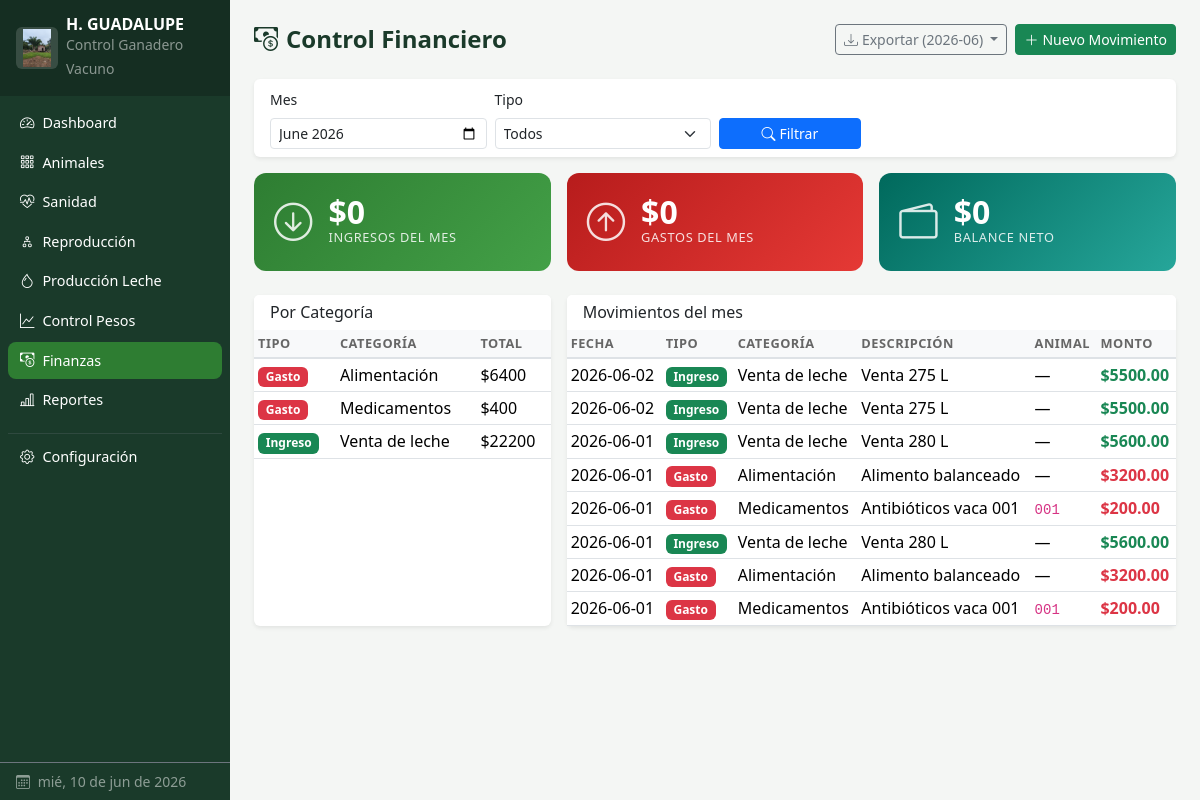
The app's page /finanzas with its own data.
### tables this page shows
CREATE TABLE configuracion (
            clave TEXT PRIMARY KEY,
            valor TEXT DEFAULT ''
        );

CREATE TABLE finanzas (
            id INTEGER PRIMARY KEY AUTOINCREMENT,
            fecha DATE NOT NULL,
            tipo TEXT NOT NULL,
            categoria TEXT NOT NULL,
            descripcion TEXT,
            monto REAL NOT NULL,
            animal_id INTEGER,
            created_at TIMESTAMP DEFAULT CURRENT_TIMESTAMP,
            FOREIGN KEY (animal_id) REFERENCES animales(id)
        );

CREATE TABLE animales (
            id INTEGER PRIMARY KEY AUTOINCREMENT,
            arete TEXT UNIQUE NOT NULL,
            nombre TEXT,
            raza TEXT NOT NULL,
            sexo TEXT NOT NULL,
            fecha_nacimiento DATE,
            peso_actual REAL,
            madre_id INTEGER,
            padre_arete TEXT,
            estado TEXT DEFAULT 'activo',
            proposito TEXT DEFAULT 'doble_proposito',
            observaciones TEXT,
            fecha_ingreso DATE DEFAULT (date('now')), foto TEXT,
            FOREIGN KEY (madre_id) REFERENCES animales(id)
        );

### app.py (the view)
@app.route('/finanzas')
def finanzas():
    conn = get_db()
    filtro_tipo = request.args.get('tipo', '')
    filtro_mes = request.args.get('mes', date.today().strftime('%Y-%m'))
    query = '''
        SELECT f.*, a.arete, a.nombre
        FROM finanzas f LEFT JOIN animales a ON f.animal_id = a.id
        WHERE strftime('%Y-%m', f.fecha) = ?
    '''
    params = [filtro_mes]
    if filtro_tipo:
        query += " AND f.tipo=?"
        params.append(filtro_tipo)
    query += " ORDER BY f.fecha DESC"
    registros = conn.execute(query, params).fetchall()
    resumen = conn.execute('''
        SELECT tipo, SUM(monto) as total
        FROM finanzas WHERE strftime('%Y-%m', fecha) = ?
        GROUP BY tipo
    ''', (filtro_mes,)).fetchall()
    por_categoria = conn.execute('''
        SELECT tipo, categoria, SUM(monto) as total
        FROM finanzas WHERE strftime('%Y-%m', fecha) = ?
        GROUP BY tipo, categoria ORDER BY tipo, total DESC
    ''', (filtro_mes,)).fetchall()
    animales_lista = conn.execute(
        "SELECT id, arete, nombre FROM animales WHERE estado='activo' ORDER BY arete"
    ).fetchall()
    conn.close()
    return render_template('finanzas.html', registros=registros, resumen=resumen,
                           por_categoria=por_categoria, animales_lista=animales_lista,
                           filtro_tipo=filtro_tipo, filtro_mes=filtro_mes)

### app.py (called while the page is built)
def get_db():
    conn = sqlite3.connect(DATABASE)
    conn.row_factory = sqlite3.Row
    return conn

def get_config():
    try:
        conn = get_db()
        cfg = {r['clave']: r['valor']
               for r in conn.execute("SELECT clave, valor FROM configuracion").fetchall()}
        conn.close()
        return cfg
    except Exception:
        return {}

@app.context_processor
def inject_config():
    return {'cfg': get_config()}

### templates/finanzas.html (shortened to what this page needs)
{% extends 'base.html' %}
{% block content %}
<div class="page-header">
  <h4><i class="bi bi-cash-coin me-2"></i>Control Financiero</h4>
  <div class="d-flex gap-2">
    <div class="btn-group">
      <button type="button" class="btn btn-outline-secondary btn-sm dropdown-toggle" data-bs-toggle="dropdown">
        <i class="bi bi-download me-1"></i>Exportar ({{ filtro_mes }})
      </button>
    </div>
    <button class="btn btn-success btn-sm" data-bs-toggle="modal" data-bs-target="#modalNuevo">
      <i class="bi bi-plus-lg me-1"></i>Nuevo Movimiento
    </button>
  </div>
</div>
<div class="card border-0 shadow-sm mb-3">
  <div class="card-body py-2">
    <form method="get" class="row g-2 align-items-end">
      <div class="col-sm-3">
        <label class="form-label small">Mes</label>
        <input type="month" name="mes" class="form-control form-control-sm" value="{{ filtro_mes }}">
      </div>
      <div class="col-sm-3">
        <label class="form-label small">Tipo</label>
        <select name="tipo" class="form-select form-select-sm">
          <option value="">Todos</option>
        </select>
      </div>
      <div class="col-sm-2">
        <button type="submit" class="btn btn-sm btn-primary w-100 mt-3">
          <i class="bi bi-search me-1"></i>Filtrar
        </button>
      </div>
    </form>
  </div>
</div>
<div class="row g-3 mb-4">
  {% set ingresos_total = 0 %}{% set gastos_total = 0 %}
  {% for r in resumen %}
    {% if r['tipo'] == 'ingreso' %}{% set ingresos_total = r['total'] %}{% endif %}
    {% if r['tipo'] == 'gasto' %}{% set gastos_total = r['total'] %}{% endif %}
  {% endfor %}
  <div class="col-md-4">
    <div class="kpi-card kpi-green">
      <i class="bi bi-arrow-down-circle kpi-icon"></i>
      <div>
        <div class="kpi-value">${{ "%.0f"|format(ingresos_total) }}</div>
        <div class="kpi-label">Ingresos del mes</div>
      </div>
    </div>
  </div>
  <div class="col-md-4">
    <div class="kpi-card kpi-red">
      <i class="bi bi-arrow-up-circle kpi-icon"></i>
      <div>
        <div class="kpi-value">${{ "%.0f"|format(gastos_total) }}</div>
        <div class="kpi-label">Gastos del mes</div>
      </div>
    </div>
  </div>
  <div class="col-md-4">
    <div class="kpi-card {% if ingresos_total - gastos_total >= 0 %}kpi-teal{% else %}kpi-orange{% endif %}">
      <i class="bi bi-wallet2 kpi-icon"></i>
      <div>
        <div class="kpi-value">${{ "%.0f"|format(ingresos_total - gastos_total) }}</div>
        <div class="kpi-label">Balance neto</div>
      </div>
    </div>
  </div>
</div>
<div class="row g-3 mb-4">
  <div class="col-md-4">
    <div class="card border-0 shadow-sm h-100">
      <div class="card-header bg-white border-0"><h6 class="mb-0">Por Categoría</h6></div>
      <div class="card-body p-0">
        <table class="table table-sm mb-0">
          <thead><tr><th>Tipo</th><th>Categoría</th><th>Total</th></tr></thead>
          <tbody>
          {% for c in por_categoria %}
            <tr>
              <td>
                <span class="badge {% if c['tipo']=='ingreso' %}bg-success{% else %}bg-danger{% endif %}">
                  {{ c['tipo']|title }}
                </span>
              </td>
              <td>{{ c['categoria'] }}</td>
              <td>${{ "%.0f"|format(c['total']) }}</td>
            </tr>
          {% else %}
            <tr><td colspan="3" class="text-center text-muted">Sin datos</td></tr>
          {% endfor %}
          </tbody>
        </table>
      </div>
    </div>
  </div>
  <div class="col-md-8">
    <div class="card border-0 shadow-sm">
      <div class="card-header bg-white border-0"><h6 class="mb-0">Movimientos del mes</h6></div>
      <div class="card-body p-0">
        <div class="table-responsive" style="max-height:350px;overflow-y:auto">
          <table class="table table-sm table-hover mb-0">
            <thead><tr><th>Fecha</th><th>Tipo</th><th>Categoría</th><th>Descripción</th><th>Animal</th><th>Monto</th></tr></thead>
            <tbody>
            {% for r in registros %}
              <tr>
                <td>{{ r['fecha'] }}</td>
                <td>
                  <span class="badge {% if r['tipo']=='ingreso' %}bg-success{% else %}bg-danger{% endif %}">
                    {{ r['tipo']|title }}
                  </span>
                </td>
                <td>{{ r['categoria'] }}</td>
                <td>{{ r['descripcion'] or '—' }}</td>
                <td>{% if r['arete'] %}<code>{{ r['arete'] }}</code>{% else %}—{% endif %}</td>
                <td class="{% if r['tipo']=='ingreso' %}text-success{% else %}text-danger{% endif %} fw-bold">
                  ${{ "%.2f"|format(r['monto']) }}
                </td>
              </tr>
            {% else %}
              <tr><td colspan="6" class="text-center text-muted py-3">Sin movimientos.</td></tr>
            {% endfor %}
            </tbody>
          </table>
        </div>
      </div>
    </div>
  </div>
</div>
{% endblock %}

### templates/base.html (shortened to what this page needs)
<!DOCTYPE html>
<html lang="es">
<head>
  <link rel="stylesheet" href="https://cdn.jsdelivr.net/npm/bootstrap@5.3.3/dist/css/bootstrap.min.css">
  <link rel="stylesheet" href="https://cdn.jsdelivr.net/npm/bootstrap-icons@1.11.3/font/bootstrap-icons.css">
  <link rel="stylesheet" href="{{ url_for('static', filename='css/style.css') }}">
</head>
<body>
<nav id="sidebar" class="d-flex flex-column bg-sidebar text-white p-0">
  <div class="sidebar-brand d-flex align-items-center px-3 py-3">
    {% if cfg.get('logo_archivo') %}
      <img src="{{ url_for('static', filename='uploads/' + cfg.get('logo_archivo')) }}"
           alt="Logo" class="sidebar-logo me-2">
    {% else %}
      <i class="bi bi-cow fs-3 me-2 flex-shrink-0"></i>
    {% endif %}
    <div style="min-width:0">
      <div class="fw-bold lh-1 text-truncate" style="max-width:155px"
           title="{{ cfg.get('nombre_hacienda','Mi Rancho') }}">
        {{ cfg.get('nombre_hacienda', 'Mi Rancho') }}
      </div>
      <small class="text-white-50">Control Ganadero Vacuno</small>
    </div>
  </div>
  <ul class="nav flex-column px-2 mt-2 flex-grow-1">
    <li class="nav-item">
      <a href="{{ url_for('dashboard') }}"
         class="nav-link text-white {% if request.endpoint=='dashboard' %}active{% endif %}">
        <i class="bi bi-speedometer2 me-2"></i>Dashboard
      </a>
    </li>
    <li class="nav-item">
      <a href="{{ url_for('animales') }}"
         class="nav-link text-white {% if request.endpoint in ['animales','detalle_animal'] %}active{% endif %}">
        <i class="bi bi-grid-3x3-gap me-2"></i>Animales
      </a>
    </li>
    <li class="nav-item">
      <a href="{{ url_for('salud') }}"
         class="nav-link text-white {% if request.endpoint=='salud' %}active{% endif %}">
        <i class="bi bi-heart-pulse me-2"></i>Sanidad
      </a>
    </li>
    <li class="nav-item">
      <a href="{{ url_for('reproduccion') }}"
         class="nav-link text-white {% if request.endpoint=='reproduccion' %}active{% endif %}">
        <i class="bi bi-diagram-2 me-2"></i>Reproducción
      </a>
    </li>
    <li class="nav-item">
      <a href="{{ url_for('produccion') }}"
         class="nav-link text-white {% if request.endpoint=='produccion' %}active{% endif %}">
        <i class="bi bi-droplet me-2"></i>Producción Leche
      </a>
    </li>
    <li class="nav-item">
      <a href="{{ url_for('pesos') }}"
         class="nav-link text-white {% if request.endpoint=='pesos' %}active{% endif %}">
        <i class="bi bi-graph-up me-2"></i>Control Pesos
      </a>
    </li>
    <li class="nav-item">
      <a href="{{ url_for('finanzas') }}"
         class="nav-link text-white {% if request.endpoint=='finanzas' %}active{% endif %}">
        <i class="bi bi-cash-coin me-2"></i>Finanzas
      </a>
    </li>
    <li class="nav-item">
      <a href="{{ url_for('reportes') }}"
         class="nav-link text-white {% if request.endpoint=='reportes' %}active{% endif %}">
        <i class="bi bi-bar-chart-line me-2"></i>Reportes
      </a>
    </li>
    <li class="nav-item mt-2">
      <hr class="border-secondary my-1">
    </li>
    <li class="nav-item">
      <a href="{{ url_for('configuracion') }}"
         class="nav-link text-white {% if request.endpoint=='configuracion' %}active{% endif %}">
        <i class="bi bi-gear me-2"></i>Configuración
      </a>
    </li>
  </ul>
  <div class="px-3 py-2 text-white-50 small border-top border-secondary">
    <i class="bi bi-calendar3 me-1"></i>
    <span id="fecha-hoy"></span>
  </div>
</nav>
<div id="main-content">
  <div class="content-wrapper p-3 p-md-4">
    {% block content %}{% endblock %}
  </div>
</div>
</body>
</html>

### static/css/style.css (style rules this page uses)
:root { --sidebar-width: 230px; --sidebar-bg: #1a3a2a; --accent: #2e7d32; --accent-light: #4caf50; }
body { display: flex; min-height: 100vh; background: #f4f6f4; font-family: 'Segoe UI', system-ui, sans-serif; }
#sidebar { width: var(--sidebar-width); min-height: 100vh; background: var(--sidebar-bg); position: fixed; top: 0; left: 0; z-index: 1000; transition: transform .25s ease; }
.sidebar-brand { background: rgba(0,0,0,.2); }
#sidebar .nav-link { border-radius: 8px; padding: .5rem .75rem; margin-bottom: 2px; font-size: .9rem; transition: background .15s; }
#sidebar .nav-link:hover, #sidebar .nav-link.active { background: var(--accent); }
#main-content { margin-left: var(--sidebar-width); flex: 1; min-width: 0; }
.content-wrapper { max-width: 1400px; }
.kpi-card { border: none; border-radius: 12px; padding: 1.25rem; color: white; display: flex; align-items: center; gap: 1rem; }
.kpi-card .kpi-icon { font-size: 2.4rem; opacity: .85; }
.kpi-card .kpi-value { font-size: 2rem; font-weight: 700; line-height: 1; }
.kpi-card .kpi-label { font-size: .8rem; opacity: .85; text-transform: uppercase; letter-spacing: .05em; }
.kpi-green { background: linear-gradient(135deg, #2e7d32, #43a047); }
.kpi-teal { background: linear-gradient(135deg, #00695c, #26a69a); }
.kpi-red { background: linear-gradient(135deg, #b71c1c, #e53935); }
.table th { background: #f8f9fa; font-size: .8rem; text-transform: uppercase; letter-spacing: .04em; color: #666; border-bottom: 2px solid #dee2e6; }
.page-header { display: flex; align-items: center; justify-content: space-between; margin-bottom: 1.5rem; flex-wrap: wrap; gap: .5rem; }
.page-header h4 { margin: 0; font-weight: 700; color: #1a3a2a; }
.sidebar-logo { width: 42px; height: 42px; object-fit: contain; flex-shrink: 0; border-radius: 6px; background: rgba(255,255,255,.15); padding: 2px; }

### records on screen
configuracion: valor (picture)
configuracion: get "H. GUADALUPE"
finanzas: fecha "2026-06-02", tipo "Ingreso", categoria "Venta de leche", descripcion "Venta 275 L", monto "5500.00"
finanzas: fecha "2026-06-02", tipo "Ingreso", categoria "Venta de leche", descripcion "Venta 275 L", monto "5500.00"
finanzas: fecha "2026-06-01", tipo "Ingreso", categoria "Venta de leche", descripcion "Venta 280 L", monto "5600.00"
finanzas: fecha "2026-06-01", tipo "Gasto", categoria "Alimentación", descripcion "Alimento balanceado", monto "3200.00"
finanzas: fecha "2026-06-01", tipo "Gasto", categoria "Medicamentos", descripcion "Antibióticos vaca 001", arete "001", monto "200.00"
finanzas: fecha "2026-06-01", tipo "Ingreso", categoria "Venta de leche", descripcion "Venta 280 L", monto "5600.00"
finanzas: fecha "2026-06-01", tipo "Gasto", categoria "Alimentación", descripcion "Alimento balanceado", monto "3200.00"
finanzas: fecha "2026-06-01", tipo "Gasto", categoria "Medicamentos", descripcion "Antibióticos vaca 001", arete "001", monto "200.00"

### other values on screen
{{ filtro_mes }} "2026-06"
{{ "%.0f"|format(ingresos_total) }} "0"
{{ "%.0f"|format(gastos_total) }} "0"
{{ "%.0f"|format(ingresos_total - gastos_total) }} "0"
{{ c['tipo']|title }} "Gasto" "Gasto" "Ingreso"
{{ c['categoria'] }} "Alimentación" "Medicamentos" "Venta de leche"
{{ "%.0f"|format(c['total']) }} "6400" "400" "22200"
